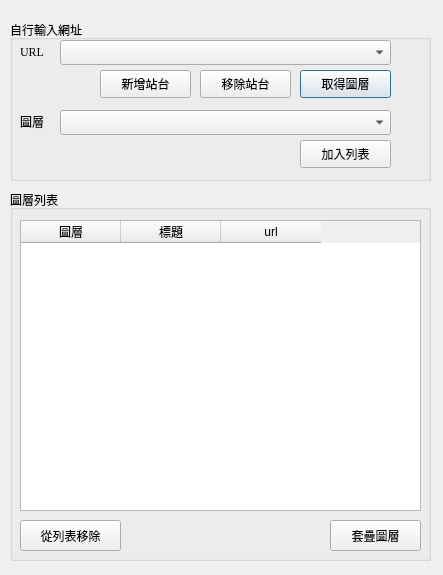
<?xml version="1.0" encoding="UTF-8"?>
<ui version="4.0">
 <class>Dialog</class>
 <widget class="QDialog" name="Dialog">
  <property name="geometry">
   <rect>
    <x>0</x>
    <y>0</y>
    <width>443</width>
    <height>575</height>
   </rect>
  </property>
  <property name="windowTitle">
   <string>連結地圖服務</string>
  </property>
  <widget class="QGroupBox" name="groupBox_4">
   <property name="geometry">
    <rect>
     <x>10</x>
     <y>20</y>
     <width>421</width>
     <height>161</height>
    </rect>
   </property>
   <property name="title">
    <string>自行輸入網址</string>
   </property>
   <widget class="QLabel" name="label_3">
    <property name="geometry">
     <rect>
      <x>10</x>
      <y>20</y>
      <width>41</width>
      <height>23</height>
     </rect>
    </property>
    <property name="font">
     <font>
      <family>Times New Roman</family>
      <pointsize>9</pointsize>
      <weight>50</weight>
      <bold>false</bold>
     </font>
    </property>
    <property name="text">
     <string>URL</string>
    </property>
   </widget>
   <widget class="QPushButton" name="pushButton_2">
    <property name="geometry">
     <rect>
      <x>290</x>
      <y>50</y>
      <width>91</width>
      <height>28</height>
     </rect>
    </property>
    <property name="text">
     <string>取得圖層</string>
    </property>
   </widget>
   <widget class="QComboBox" name="comboBox">
    <property name="geometry">
     <rect>
      <x>50</x>
      <y>90</y>
      <width>331</width>
      <height>25</height>
     </rect>
    </property>
   </widget>
   <widget class="QPushButton" name="pushButton_3">
    <property name="geometry">
     <rect>
      <x>290</x>
      <y>120</y>
      <width>91</width>
      <height>28</height>
     </rect>
    </property>
    <property name="text">
     <string>加入列表</string>
    </property>
   </widget>
   <widget class="QLabel" name="label_4">
    <property name="geometry">
     <rect>
      <x>10</x>
      <y>90</y>
      <width>41</width>
      <height>23</height>
     </rect>
    </property>
    <property name="font">
     <font>
      <family>Times New Roman</family>
      <pointsize>9</pointsize>
      <weight>50</weight>
      <bold>false</bold>
     </font>
    </property>
    <property name="text">
     <string>圖層</string>
    </property>
   </widget>
   <widget class="QPushButton" name="pushButton_7">
    <property name="geometry">
     <rect>
      <x>90</x>
      <y>50</y>
      <width>91</width>
      <height>28</height>
     </rect>
    </property>
    <property name="text">
     <string>新增站台</string>
    </property>
   </widget>
   <widget class="QComboBox" name="comboBox_2">
    <property name="geometry">
     <rect>
      <x>50</x>
      <y>20</y>
      <width>331</width>
      <height>25</height>
     </rect>
    </property>
   </widget>
   <widget class="QPushButton" name="pushButton_8">
    <property name="geometry">
     <rect>
      <x>190</x>
      <y>50</y>
      <width>91</width>
      <height>28</height>
     </rect>
    </property>
    <property name="text">
     <string>移除站台</string>
    </property>
   </widget>
  </widget>
  <widget class="QGroupBox" name="groupBox">
   <property name="geometry">
    <rect>
     <x>10</x>
     <y>190</y>
     <width>421</width>
     <height>371</height>
    </rect>
   </property>
   <property name="title">
    <string>圖層列表</string>
   </property>
   <widget class="QTableWidget" name="tableWidget_4">
    <property name="geometry">
     <rect>
      <x>10</x>
      <y>30</y>
      <width>401</width>
      <height>291</height>
     </rect>
    </property>
    <property name="editTriggers">
     <set>QAbstractItemView::NoEditTriggers</set>
    </property>
    <property name="selectionMode">
     <enum>QAbstractItemView::SingleSelection</enum>
    </property>
    <property name="selectionBehavior">
     <enum>QAbstractItemView::SelectRows</enum>
    </property>
    <column>
     <property name="text">
      <string>圖層</string>
     </property>
    </column>
    <column>
     <property name="text">
      <string>標題</string>
     </property>
    </column>
    <column>
     <property name="text">
      <string>url</string>
     </property>
    </column>
   </widget>
   <widget class="QPushButton" name="pushButton_4">
    <property name="geometry">
     <rect>
      <x>320</x>
      <y>330</y>
      <width>91</width>
      <height>31</height>
     </rect>
    </property>
    <property name="text">
     <string>套疊圖層</string>
    </property>
   </widget>
   <widget class="QPushButton" name="pushButton_6">
    <property name="geometry">
     <rect>
      <x>10</x>
      <y>330</y>
      <width>101</width>
      <height>31</height>
     </rect>
    </property>
    <property name="text">
     <string>從列表移除</string>
    </property>
   </widget>
  </widget>
 </widget>
 <resources/>
 <connections/>
</ui>
